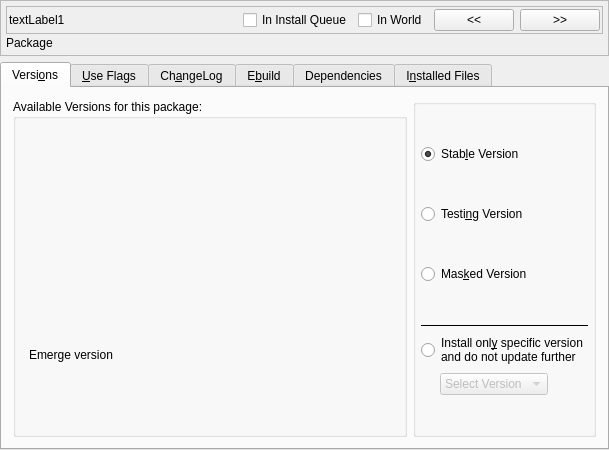
<?xml version="1.0" encoding="UTF-8"?>
<ui version="4.0">
 <class>InspectorBase</class>
 <widget class="QWidget" name="InspectorBase">
  <property name="geometry">
   <rect>
    <x>0</x>
    <y>0</y>
    <width>609</width>
    <height>450</height>
   </rect>
  </property>
  <property name="minimumSize">
   <size>
    <width>600</width>
    <height>450</height>
   </size>
  </property>
  <property name="maximumSize">
   <size>
    <width>32767</width>
    <height>32767</height>
   </size>
  </property>
  <layout class="QGridLayout">
   <property name="margin">
    <number>0</number>
   </property>
   <item row="0" column="0">
    <widget class="QFrame" name="topFrame">
     <property name="sizePolicy">
      <sizepolicy hsizetype="Ignored" vsizetype="Minimum">
       <horstretch>0</horstretch>
       <verstretch>0</verstretch>
      </sizepolicy>
     </property>
     <property name="frameShape">
      <enum>QFrame::StyledPanel</enum>
     </property>
     <property name="frameShadow">
      <enum>QFrame::Plain</enum>
     </property>
     <property name="lineWidth">
      <number>0</number>
     </property>
     <layout class="QGridLayout">
      <property name="margin">
       <number>5</number>
      </property>
      <property name="spacing">
       <number>2</number>
      </property>
      <item row="1" column="0">
       <widget class="QLabel" name="description">
        <property name="sizePolicy">
         <sizepolicy hsizetype="Ignored" vsizetype="Preferred">
          <horstretch>0</horstretch>
          <verstretch>0</verstretch>
         </sizepolicy>
        </property>
        <property name="minimumSize">
         <size>
          <width>100</width>
          <height>0</height>
         </size>
        </property>
        <property name="text">
         <string>Package</string>
        </property>
        <property name="alignment">
         <set>Qt::AlignLeading|Qt::AlignLeft|Qt::AlignTop</set>
        </property>
        <property name="wordWrap">
         <bool>false</bool>
        </property>
        <property name="margin">
         <number>2</number>
        </property>
       </widget>
      </item>
      <item row="0" column="0">
       <widget class="QFrame" name="headerFrame">
        <property name="sizePolicy">
         <sizepolicy hsizetype="Ignored" vsizetype="Minimum">
          <horstretch>0</horstretch>
          <verstretch>0</verstretch>
         </sizepolicy>
        </property>
        <property name="frameShape">
         <enum>QFrame::StyledPanel</enum>
        </property>
        <property name="frameShadow">
         <enum>QFrame::Plain</enum>
        </property>
        <property name="lineWidth">
         <number>0</number>
        </property>
        <layout class="QGridLayout">
         <property name="margin">
          <number>2</number>
         </property>
         <property name="spacing">
          <number>2</number>
         </property>
         <item row="0" column="0">
          <layout class="QGridLayout">
           <item row="0" column="0">
            <widget class="QLabel" name="package">
             <property name="sizePolicy">
              <sizepolicy hsizetype="Preferred" vsizetype="Preferred">
               <horstretch>0</horstretch>
               <verstretch>0</verstretch>
              </sizepolicy>
             </property>
             <property name="text">
              <string>textLabel1</string>
             </property>
             <property name="wordWrap">
              <bool>false</bool>
             </property>
             <property name="margin">
              <number>2</number>
             </property>
            </widget>
           </item>
           <item row="0" column="1">
            <spacer name="spacer17">
             <property name="orientation">
              <enum>Qt::Horizontal</enum>
             </property>
             <property name="sizeType">
              <enum>QSizePolicy::MinimumExpanding</enum>
             </property>
             <property name="sizeHint" stdset="0">
              <size>
               <width>20</width>
               <height>20</height>
              </size>
             </property>
            </spacer>
           </item>
           <item row="0" column="2">
            <widget class="QCheckBox" name="cbQueue">
             <property name="text">
              <string>In Install Queue</string>
             </property>
             <property name="checked">
              <bool>false</bool>
             </property>
            </widget>
           </item>
           <item row="0" column="3">
            <widget class="QCheckBox" name="cbWorld">
             <property name="text">
              <string>In World</string>
             </property>
             <property name="checked">
              <bool>false</bool>
             </property>
            </widget>
           </item>
           <item row="0" column="4">
            <widget class="QPushButton" name="pbPrevious">
             <property name="toolTip">
              <string>Previous Package</string>
             </property>
             <property name="text">
              <string>&lt;&lt;</string>
             </property>
             <property name="shortcut">
              <string/>
             </property>
            </widget>
           </item>
           <item row="0" column="5">
            <widget class="QPushButton" name="pbNext">
             <property name="toolTip">
              <string>Next Package</string>
             </property>
             <property name="text">
              <string>&gt;&gt;</string>
             </property>
             <property name="shortcut">
              <string/>
             </property>
            </widget>
           </item>
          </layout>
         </item>
        </layout>
       </widget>
      </item>
     </layout>
    </widget>
   </item>
   <item row="1" column="0">
    <widget class="QTabWidget" name="inspectorTabs">
     <property name="currentIndex">
      <number>0</number>
     </property>
     <widget class="QWidget" name="TabVersions">
      <attribute name="title">
       <string>Versi&amp;ons</string>
      </attribute>
      <layout class="QGridLayout">
       <item row="0" column="0">
        <layout class="QGridLayout">
         <item row="0" column="0">
          <widget class="KButtonGroup" name="groupVersionsView">
           <property name="maximumSize">
            <size>
             <width>32767</width>
             <height>32767</height>
            </size>
           </property>
           <property name="title">
            <string>Available Versions for this package:</string>
           </property>
           <layout class="QGridLayout">
            <property name="margin">
             <number>3</number>
            </property>
            <property name="spacing">
             <number>3</number>
            </property>
            <item row="1" column="0">
             <widget class="QLabel" name="pixmapEmerge">
              <property name="text">
               <string/>
              </property>
              <property name="pixmap">
               <pixmap>image0</pixmap>
              </property>
              <property name="scaledContents">
               <bool>false</bool>
              </property>
              <property name="wordWrap">
               <bool>false</bool>
              </property>
             </widget>
            </item>
            <item row="0" column="0" colspan="4">
             <widget class="VersionView" name="versionsView" native="true">
              <property name="sizePolicy">
               <sizepolicy hsizetype="Ignored" vsizetype="Ignored">
                <horstretch>0</horstretch>
                <verstretch>0</verstretch>
               </sizepolicy>
              </property>
             </widget>
            </item>
            <item row="1" column="1">
             <widget class="QLabel" name="textLabel3_2">
              <property name="text">
               <string>Emerge version</string>
              </property>
              <property name="wordWrap">
               <bool>false</bool>
              </property>
             </widget>
            </item>
            <item row="1" column="2">
             <spacer name="spacer13">
              <property name="orientation">
               <enum>Qt::Horizontal</enum>
              </property>
              <property name="sizeType">
               <enum>QSizePolicy::Expanding</enum>
              </property>
              <property name="sizeHint" stdset="0">
               <size>
                <width>16</width>
                <height>20</height>
               </size>
              </property>
             </spacer>
            </item>
            <item row="1" column="3">
             <widget class="KUrlLabel" name="infoHardMasked"/>
            </item>
           </layout>
          </widget>
         </item>
         <item row="0" column="1">
          <widget class="KButtonGroup" name="groupSelectStability">
           <property name="whatsThis">
            <string>When you want to install a package that isn't available for your system, you will receive this masking error. You should try installing a different application that is available for your system or wait until the package is put available. There is always a reason why a package is masked:

    * ~arch keyword means that the application is not tested sufficiently to be put in the stable branch. Wait a few days or weeks and try again.
    * -arch keyword or -* keyword means that the application does not work on your architecture. If you believe the package does work file a bug at our bugzilla website.
    * missing keyword means that the application has not been tested on your architecture yet. Ask the architecture porting team to test the package or test it for them and report your findings on our bugzilla website.
    * package.mask means that the package has been found corrupt, unstable or worse and has been deliberately marked as do-not-use.
    * profile means that the package has been found not suitable for your profile. The application might break your system if you installed it or is just not compatible with the profile you use.
</string>
           </property>
           <layout class="QGridLayout">
            <property name="margin">
             <number>5</number>
            </property>
            <item row="0" column="0">
             <widget class="QRadioButton" name="rbStable">
              <property name="text">
               <string>Stab&amp;le Version</string>
              </property>
              <property name="checked">
               <bool>true</bool>
              </property>
             </widget>
            </item>
            <item row="1" column="0">
             <widget class="QRadioButton" name="rbTesting">
              <property name="text">
               <string>Testi&amp;ng Version</string>
              </property>
             </widget>
            </item>
            <item row="2" column="0">
             <widget class="QRadioButton" name="rbMasked">
              <property name="text">
               <string>Mas&amp;ked Version</string>
              </property>
             </widget>
            </item>
            <item row="3" column="0">
             <layout class="QGridLayout">
              <item row="2" column="1">
               <widget class="QComboBox" name="cbVersionsSpecific">
                <property name="enabled">
                 <bool>false</bool>
                </property>
                <property name="insertPolicy">
                 <enum>QComboBox::InsertAtTop</enum>
                </property>
                <item>
                 <property name="text">
                  <string>Select Version</string>
                 </property>
                </item>
               </widget>
              </item>
              <item row="2" column="0">
               <spacer name="spacer20">
                <property name="orientation">
                 <enum>Qt::Horizontal</enum>
                </property>
                <property name="sizeType">
                 <enum>QSizePolicy::Fixed</enum>
                </property>
                <property name="sizeHint" stdset="0">
                 <size>
                  <width>13</width>
                  <height>20</height>
                 </size>
                </property>
               </spacer>
              </item>
              <item row="1" column="0" colspan="3">
               <widget class="QRadioButton" name="rbVersionsSpecific">
                <property name="text">
                 <string>Install onl&amp;y specific version 
and do not update further</string>
                </property>
               </widget>
              </item>
              <item row="0" column="0" colspan="3">
               <widget class="Line" name="line1">
                <property name="frameShape">
                 <enum>QFrame::HLine</enum>
                </property>
                <property name="frameShadow">
                 <enum>QFrame::Plain</enum>
                </property>
                <property name="lineWidth">
                 <number>1</number>
                </property>
               </widget>
              </item>
              <item row="2" column="2">
               <spacer name="spacer19">
                <property name="orientation">
                 <enum>Qt::Horizontal</enum>
                </property>
                <property name="sizeType">
                 <enum>QSizePolicy::Preferred</enum>
                </property>
                <property name="sizeHint" stdset="0">
                 <size>
                  <width>10</width>
                  <height>20</height>
                 </size>
                </property>
               </spacer>
              </item>
             </layout>
            </item>
           </layout>
          </widget>
         </item>
        </layout>
       </item>
      </layout>
     </widget>
     <widget class="QWidget" name="TabUse">
      <attribute name="title">
       <string>&amp;Use Flags</string>
      </attribute>
      <layout class="QGridLayout">
       <property name="margin">
        <number>5</number>
       </property>
       <item row="0" column="0">
        <layout class="QGridLayout">
         <item row="1" column="0" colspan="2">
          <widget class="QLabel" name="t1_2">
           <property name="sizePolicy">
            <sizepolicy hsizetype="MinimumExpanding" vsizetype="Fixed">
             <horstretch>0</horstretch>
             <verstretch>0</verstretch>
            </sizepolicy>
           </property>
           <property name="minimumSize">
            <size>
             <width>100</width>
             <height>0</height>
            </size>
           </property>
           <property name="text">
            <string>Add or Remove Use Flags support:</string>
           </property>
           <property name="wordWrap">
            <bool>false</bool>
           </property>
          </widget>
         </item>
         <item row="1" column="3">
          <widget class="QPushButton" name="pbUse">
           <property name="toolTip">
            <string>Previous Package</string>
           </property>
           <property name="text">
            <string>C&amp;alculate Use Flags</string>
           </property>
          </widget>
         </item>
         <item row="1" column="2">
          <spacer name="spacer15">
           <property name="orientation">
            <enum>Qt::Horizontal</enum>
           </property>
           <property name="sizeType">
            <enum>QSizePolicy::Expanding</enum>
           </property>
           <property name="sizeHint" stdset="0">
            <size>
             <width>20</width>
             <height>20</height>
            </size>
           </property>
          </spacer>
         </item>
         <item row="0" column="1">
          <widget class="QComboBox" name="cbVersionsUse">
           <property name="minimumSize">
            <size>
             <width>100</width>
             <height>0</height>
            </size>
           </property>
           <property name="insertPolicy">
            <enum>QComboBox::InsertAtTop</enum>
           </property>
          </widget>
         </item>
         <item row="0" column="2" colspan="2">
          <spacer name="spacer10_3">
           <property name="orientation">
            <enum>Qt::Horizontal</enum>
           </property>
           <property name="sizeType">
            <enum>QSizePolicy::Expanding</enum>
           </property>
           <property name="sizeHint" stdset="0">
            <size>
             <width>20</width>
             <height>21</height>
            </size>
           </property>
          </spacer>
         </item>
         <item row="0" column="0">
          <widget class="QLabel" name="textLabel5_2_3">
           <property name="text">
            <string>Select version:</string>
           </property>
           <property name="wordWrap">
            <bool>false</bool>
           </property>
          </widget>
         </item>
        </layout>
       </item>
       <item row="1" column="0">
        <widget class="QTreeWidget" name="useView">
         <attribute name="headerVisible">
          <bool>false</bool>
         </attribute>
         <column>
          <property name="text">
           <string>Use</string>
          </property>
         </column>
        </widget>
       </item>
      </layout>
     </widget>
     <widget class="QWidget" name="TabChangeLog">
      <attribute name="title">
       <string>Ch&amp;angeLog</string>
      </attribute>
      <layout class="QGridLayout">
       <property name="margin">
        <number>5</number>
       </property>
       <item row="0" column="0">
        <widget class="KTextBrowser" name="changelogBrowser"/>
       </item>
      </layout>
     </widget>
     <widget class="QWidget" name="TabEbuild">
      <attribute name="title">
       <string>E&amp;build</string>
      </attribute>
      <layout class="QGridLayout">
       <property name="margin">
        <number>5</number>
       </property>
       <item row="0" column="0">
        <layout class="QGridLayout">
         <item row="0" column="1">
          <widget class="QComboBox" name="cbVersionsEbuild">
           <property name="minimumSize">
            <size>
             <width>100</width>
             <height>0</height>
            </size>
           </property>
          </widget>
         </item>
         <item row="1" column="0" colspan="3">
          <widget class="KTextBrowser" name="ebuildBrowser"/>
         </item>
         <item row="0" column="2">
          <spacer name="spacer10">
           <property name="orientation">
            <enum>Qt::Horizontal</enum>
           </property>
           <property name="sizeType">
            <enum>QSizePolicy::Expanding</enum>
           </property>
           <property name="sizeHint" stdset="0">
            <size>
             <width>20</width>
             <height>21</height>
            </size>
           </property>
          </spacer>
         </item>
         <item row="0" column="0">
          <widget class="QLabel" name="textLabel5_2">
           <property name="text">
            <string>Select version:</string>
           </property>
           <property name="wordWrap">
            <bool>false</bool>
           </property>
          </widget>
         </item>
        </layout>
       </item>
      </layout>
     </widget>
     <widget class="QWidget" name="TabDependencies">
      <attribute name="title">
       <string>Dependencies</string>
      </attribute>
      <layout class="QGridLayout">
       <property name="margin">
        <number>5</number>
       </property>
       <item row="0" column="0">
        <layout class="QGridLayout">
         <item row="1" column="0" colspan="3">
          <widget class="DependencyView" name="dependencyView" native="true">
           <property name="sizePolicy">
            <sizepolicy hsizetype="Ignored" vsizetype="Ignored">
             <horstretch>0</horstretch>
             <verstretch>0</verstretch>
            </sizepolicy>
           </property>
          </widget>
         </item>
         <item row="0" column="1">
          <widget class="QComboBox" name="cbVersionsDependencies">
           <property name="minimumSize">
            <size>
             <width>100</width>
             <height>0</height>
            </size>
           </property>
           <property name="insertPolicy">
            <enum>QComboBox::InsertAtTop</enum>
           </property>
          </widget>
         </item>
         <item row="0" column="0">
          <widget class="QLabel" name="textLabel5_2_2">
           <property name="text">
            <string>Select version:</string>
           </property>
           <property name="wordWrap">
            <bool>false</bool>
           </property>
          </widget>
         </item>
         <item row="0" column="2">
          <spacer name="spacer10_2">
           <property name="orientation">
            <enum>Qt::Horizontal</enum>
           </property>
           <property name="sizeType">
            <enum>QSizePolicy::Expanding</enum>
           </property>
           <property name="sizeHint" stdset="0">
            <size>
             <width>390</width>
             <height>21</height>
            </size>
           </property>
          </spacer>
         </item>
        </layout>
       </item>
      </layout>
     </widget>
     <widget class="QWidget" name="TabInstalledFiles">
      <attribute name="title">
       <string>I&amp;nstalled Files</string>
      </attribute>
      <layout class="QGridLayout">
       <property name="margin">
        <number>5</number>
       </property>
       <item row="0" column="0">
        <layout class="QGridLayout">
         <item row="0" column="2">
          <spacer name="spacer10_2_2">
           <property name="orientation">
            <enum>Qt::Horizontal</enum>
           </property>
           <property name="sizeType">
            <enum>QSizePolicy::Expanding</enum>
           </property>
           <property name="sizeHint" stdset="0">
            <size>
             <width>20</width>
             <height>21</height>
            </size>
           </property>
          </spacer>
         </item>
         <item row="1" column="0" colspan="3">
          <widget class="KTextBrowser" name="installedFilesBrowser"/>
         </item>
         <item row="0" column="0">
          <widget class="QLabel" name="textLabel5_2_2_2">
           <property name="text">
            <string>Select version:</string>
           </property>
           <property name="wordWrap">
            <bool>false</bool>
           </property>
          </widget>
         </item>
         <item row="0" column="1">
          <widget class="QComboBox" name="cbVersionsInstalled">
           <property name="minimumSize">
            <size>
             <width>100</width>
             <height>0</height>
            </size>
           </property>
           <property name="insertPolicy">
            <enum>QComboBox::InsertAtTop</enum>
           </property>
          </widget>
         </item>
        </layout>
       </item>
      </layout>
     </widget>
    </widget>
   </item>
  </layout>
 </widget>
 <layoutdefault spacing="6" margin="11"/>
 <customwidgets>
  <customwidget>
   <class>KTextBrowser</class>
   <extends>QTextBrowser</extends>
   <header>ktextbrowser.h</header>
  </customwidget>
  <customwidget>
   <class>KButtonGroup</class>
   <extends>QGroupBox</extends>
   <header>kbuttongroup.h</header>
   <container>1</container>
  </customwidget>
  <customwidget>
   <class>KUrlLabel</class>
   <extends>QLabel</extends>
   <header>kurllabel.h</header>
  </customwidget>
  <customwidget>
   <class>VersionView</class>
   <extends>QWidget</extends>
   <header>versionview.h</header>
   <container>1</container>
  </customwidget>
  <customwidget>
   <class>DependencyView</class>
   <extends>QWidget</extends>
   <header>dependencyview.h</header>
   <container>1</container>
  </customwidget>
 </customwidgets>
 <includes>
  <include location="local">versionview.h</include>
  <include location="local">kurllabel.h</include>
  <include location="local">dependencyview.h</include>
  <include location="local">ktextbrowser.h</include>
 </includes>
 <resources/>
 <connections/>
</ui>
